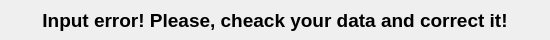
<?xml version="1.0" encoding="UTF-8"?>
<ui version="4.0">
 <class>inputError</class>
 <widget class="QWidget" name="inputError">
  <property name="geometry">
   <rect>
    <x>0</x>
    <y>0</y>
    <width>550</width>
    <height>40</height>
   </rect>
  </property>
  <property name="minimumSize">
   <size>
    <width>550</width>
    <height>40</height>
   </size>
  </property>
  <property name="maximumSize">
   <size>
    <width>550</width>
    <height>40</height>
   </size>
  </property>
  <property name="windowTitle">
   <string>Form</string>
  </property>
  <widget class="QLabel" name="label">
   <property name="geometry">
    <rect>
     <x>0</x>
     <y>-10</y>
     <width>550</width>
     <height>60</height>
    </rect>
   </property>
   <property name="minimumSize">
    <size>
     <width>450</width>
     <height>20</height>
    </size>
   </property>
   <property name="font">
    <font>
     <pointsize>14</pointsize>
     <weight>75</weight>
     <italic>false</italic>
     <bold>true</bold>
    </font>
   </property>
   <property name="cursor">
    <cursorShape>ForbiddenCursor</cursorShape>
   </property>
   <property name="text">
    <string>Input error! Please, cheack your data and correct it!</string>
   </property>
   <property name="alignment">
    <set>Qt::AlignCenter</set>
   </property>
  </widget>
 </widget>
 <resources/>
 <connections/>
</ui>
